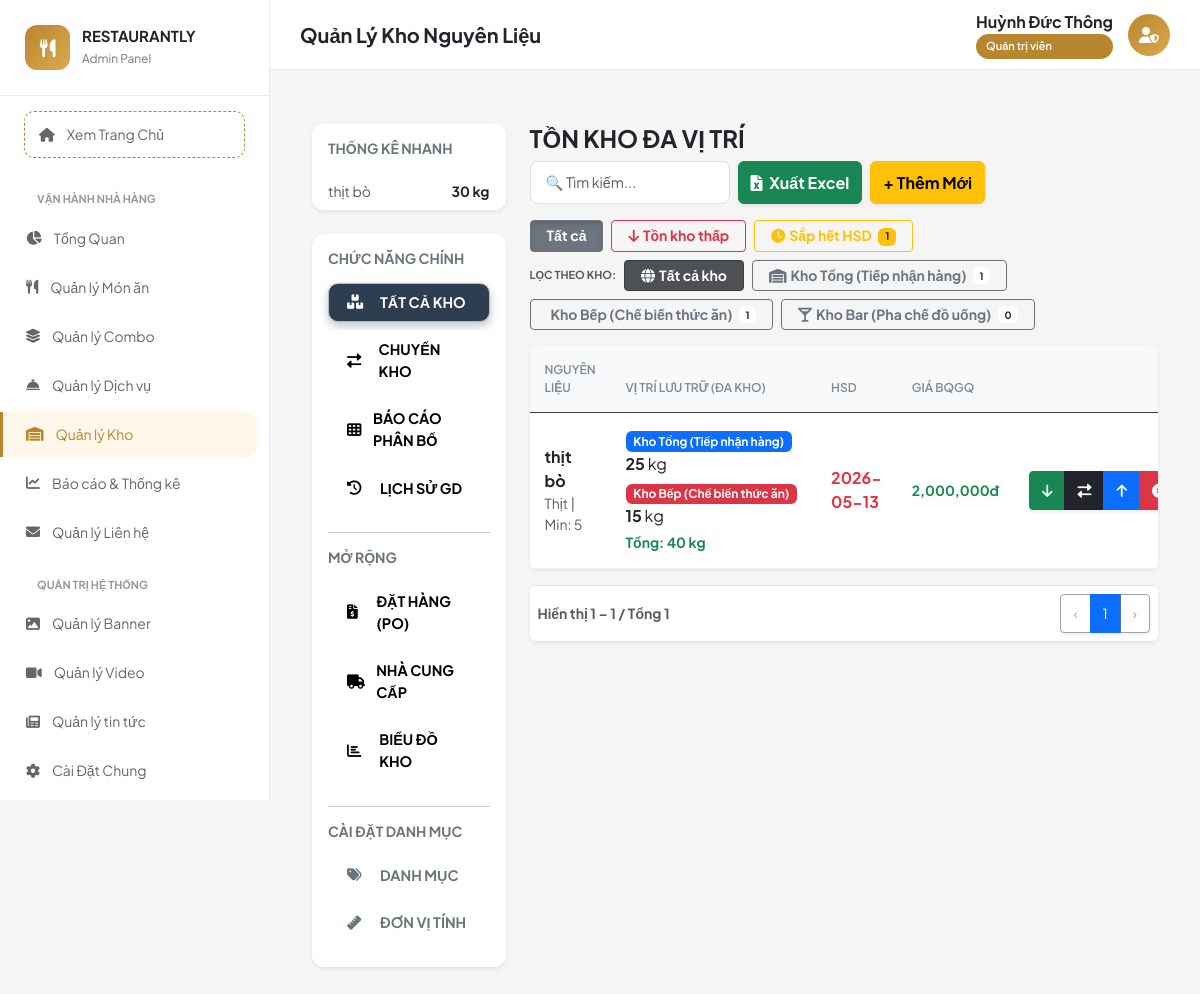
The page /admin/controllers/InventoryController.php (signed in) on the database as committed earlier.
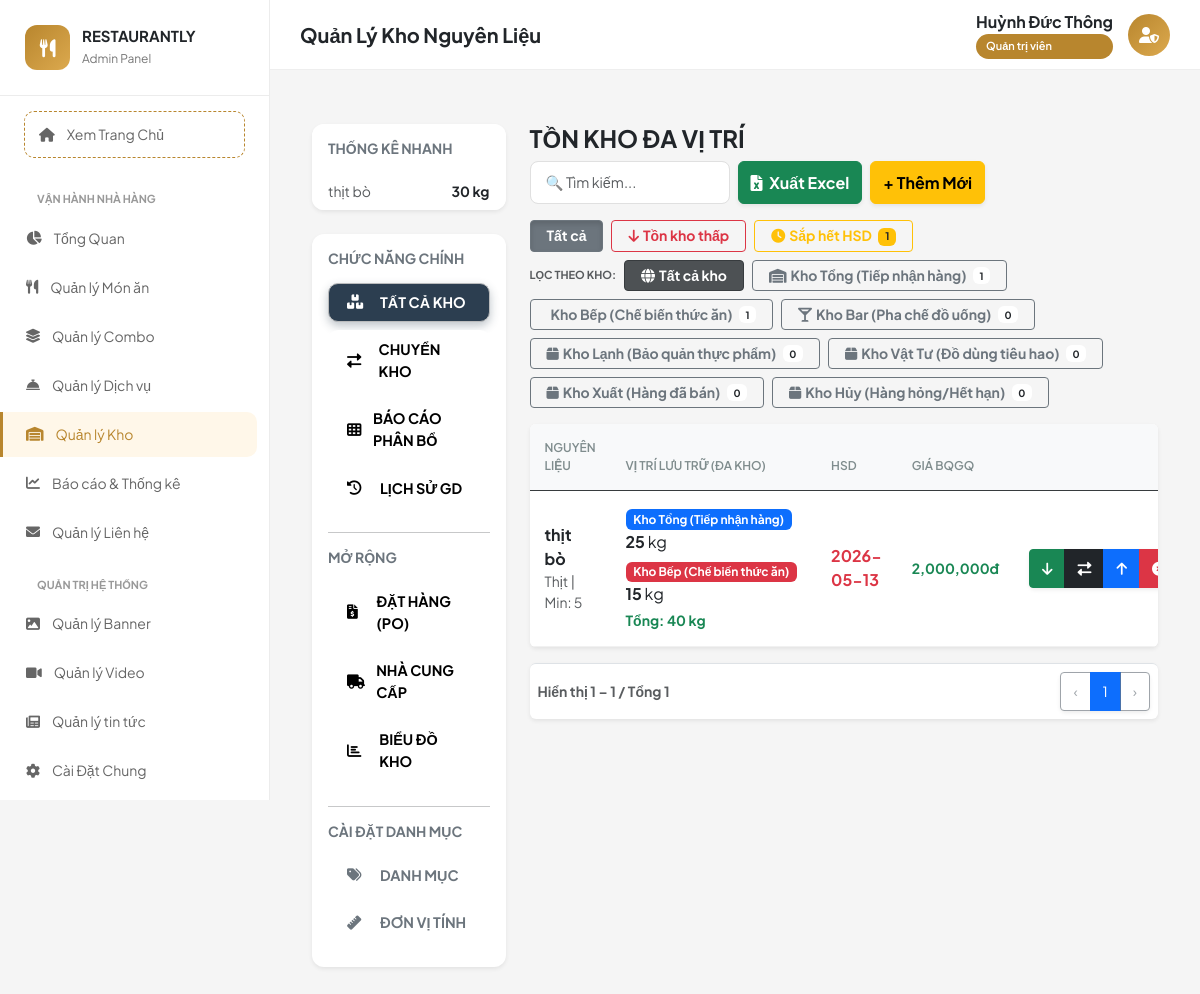
The same page on the database as committed later.
### tables this page shows
CREATE TABLE `warehouses` (
  `id` int(11) NOT NULL,
  `name` varchar(100) NOT NULL,
  `type` enum('main','kitchen','bar') DEFAULT 'main',
  `status` tinyint(1) DEFAULT 1
);

CREATE TABLE `inventory` (
  `id` int(11) NOT NULL,
  `item_name` varchar(255) NOT NULL,
  `category` varchar(100) DEFAULT NULL,
  `unit_name` varchar(50) DEFAULT NULL,
  `cost_price` decimal(15,2) DEFAULT 0.00,
  `supplier_id` int(11) DEFAULT NULL,
  `entry_date` date DEFAULT NULL,
  `expiry_date` date DEFAULT NULL,
  `revenue` decimal(15,2) DEFAULT 0.00,
  `updated_at` timestamp NOT NULL DEFAULT current_timestamp() ON UPDATE current_timestamp(),
  `min_stock` float DEFAULT 0,
  `is_active` tinyint(1) DEFAULT 1,
  `storage_zone` varchar(50) DEFAULT 'Kho khô'
);

### admin/controllers/InventoryController.php (called while the page is built, shortened)
<?php
$db = (new Database())->getConnection();
$warehouses = $db->query("SELECT * FROM warehouses WHERE status = 1")->fetchAll(PDO::FETCH_ASSOC);
$settings_raw = $db->query("SELECT key_name, key_value FROM settings WHERE key_name IN ('inv_expiry_days', 'inv_low_stock')")->fetchAll(PDO::FETCH_KEY_PAIR);
$cfg_expiry_days = (int)($settings_raw['inv_expiry_days'] ?? 7);
$inv_items = $db->query("SELECT i.*, s.name as s_name FROM inventory i LEFT JOIN suppliers s ON i.supplier_id = s.id ORDER BY i.item_name ASC")->fetchAll(PDO::FETCH_ASSOC);
$warn_date = date('Y-m-d', strtotime('+' . $cfg_expiry_days . ' days'));
$inv = $inv_items;
require_once __DIR__ . '/../../admin/views/inventory/inventory_view.php';

### admin/views/inventory/inventory_view.php (the view, shortened to what the rows shown need)
<?php
include '../../public/admin_layout_header.php';
?>
<div class="container-fluid py-4 min-vh-100">
    <div class="row g-4">
        <div class="col-lg-9 tab-content">
            <div class="tab-pane active" id="tab-all">
                <div class="mb-3 d-flex gap-2 flex-wrap align-items-center">
                    <span class="small text-muted fw-bold text-uppercase" style="font-size:11px">Lọc theo kho:</span>
                    <button class="btn btn-sm btn-dark px-3 fw-bold wh-filter-btn active" data-wh="all">
                        <i class="fas fa-globe me-1" style="pointer-events:none"></i>Tất cả kho
                    </button>
                    <?php foreach ($warehouses as $w):
                        $wh_icons  = [
                            'main' => 'fa-warehouse', 'kitchen' => 'fa-fire-burner', 'bar' => 'fa-glass-martini-alt',
                            'cold' => 'fa-snowflake', 'supplies' => 'fa-tools', 'virtual' => 'fa-file-invoice'
                        ];
                        $wh_icon   = $wh_icons[$w['type']  ?? ''] ?? 'fa-box';
                    ?>
                    <button class="btn btn-sm btn-outline-secondary px-3 fw-bold wh-filter-btn"
                            data-wh="<?= $w['id'] ?>"
                            data-wh-type="<?= $w['type'] ?? '' ?>"
                            style="min-width: 120px;">
                        <i class="fas <?= $wh_icon ?> me-1" style="pointer-events:none"></i><?= htmlspecialchars($w['name'] ?: 'Kho ' . $w['id']) ?>
                        <span class="badge bg-white text-dark ms-1" style="font-size:10px;pointer-events:none">
                            <?php
                            $count_in_wh = 0;
                            foreach ($inv as $chk_item) {
                                if (($chk_item['stocks'][$w['id']] ?? 0) > 0) $count_in_wh++;
                            }
                            echo $count_in_wh;
                            ?>
                        </span>
                    </button>
                    <?php endforeach; ?>
                </div>
                <div class="card shadow-sm border-0 overflow-hidden">
                    <table class="table align-middle mb-0 table-hover" id="invTable">
                        <thead class="table-dark">
                            <tr>
                                <th>Nguyên Liệu</th>
                                <th width="250">Vị trí lưu trữ (Đa kho)</th>
                                <th>HSD</th>
                                <th>Giá BQGQ</th>
                                <th class="text-end" width="280">Thao Tác</th>
                            </tr>
                        </thead>
                        <tbody id="invBody">
                            <?php foreach ($inv as $i):
                                $total = $i['total_stock'];
                                $min = (float)($i['min_stock'] ?? 0);
                                $exp = $i['expiry_date'] ?? '';
                                $isLow = ($min > 0 && $total <= $min && $i['is_active'] == 1) ? 1 : 0;
                                $isExpiring = ($exp && $exp <= $warn_date && $i['is_active'] == 1) ? 1 : 0;
                            ?>
                                <?php
                                $wh_with_stock = [];
                                foreach ($warehouses as $wh_chk) {
                                    if (($i['stocks'][$wh_chk['id']] ?? 0) > 0) {
                                        $wh_with_stock[] = $wh_chk['id'];
                                    }
                                }
                                ?>
                                <tr class="inv-row <?= $i['is_active'] == 0 ? 'opacity-50 bg-light' : '' ?>"
                                    data-name="<?= strtolower(htmlspecialchars($i['item_name'])) ?>"
                                    data-low="<?= $isLow ?>"
                                    data-expiry="<?= $isExpiring ?>"
                                    data-wh-stock='<?= json_encode($wh_with_stock) ?>'
                                    data-stocks='<?= json_encode($i['stocks']) ?>'
                                    data-visible="1">
                                    <td>
                                        <strong><?= htmlspecialchars($i['item_name']) ?></strong>
                                        <div class="small text-muted"><?= htmlspecialchars($i['category']) ?> | Min: <?= $min ?></div>
                                    </td>
                                    <td>
                                        <?php
                                        foreach ($warehouses as $w):
                                            $qty = $i['stocks'][$w['id']] ?? 0;
                                            if ($qty > 0): $has_stock = true;
                                                $badge_color = ($w['type'] == 'main') ? 'bg-primary' : (($w['type'] == 'kitchen') ? 'bg-danger' : 'bg-info text-dark');
                                        ?>
                                                <div class="mb-1 wh-badge" data-wh-id="<?= $w['id'] ?>"><span class="badge <?= $badge_color ?> me-1"><?= $w['name'] ?></span> <span class="fw-bold"><?= $qty ?></span> <?= $i['unit_name'] ?></div>
                                        <?php endif;
                                        endforeach; ?>
                                        <div class="mt-1 small text-success fw-bold">Tổng: <?= $total ?> <?= $i['unit_name'] ?></div>
                                    </td>
                                    <td>
                                        <?php if ($exp): ?>
                                            <span class="<?= $isExpiring ? 'text-danger fw-bold' : 'text-muted' ?>"><?= $exp ?></span>
                                            <?php else: ?>—<?php endif; ?>
                                    </td>
                                    <td class="text-success fw-bold small"><?= number_format($i['cost_price']) ?>đ</td>
                                    <td class="text-end">
                                        <div class="btn-group shadow-sm">
                                            <?php if ($i['is_active'] == 1): ?>
                                                <button class="btn btn-sm btn-success" title="Nhập hàng" onclick="openImport(<?= $i['id'] ?>, '<?= addslashes($i['item_name']) ?>', '<?= $i['unit_name'] ?>')"><i class="fas fa-arrow-down"></i></button>
                                                <button class="btn btn-sm btn-dark" title="Chuyển kho" onclick="openTransfer(<?= $i['id'] ?>, '<?= addslashes($i['item_name']) ?>', '<?= $i['unit_name'] ?>')"><i class="fas fa-exchange-alt"></i></button>
                                                <button class="btn btn-sm btn-primary" title="Xuất dùng" onclick="openExport(<?= $i['id'] ?>, '<?= addslashes($i['item_name']) ?>', 'export')"><i class="fas fa-arrow-up"></i></button>
                                                <button class="btn btn-sm btn-danger" title="Hủy (Hư hỏng/Hết hạn)" onclick="openExport(<?= $i['id'] ?>, '<?= addslashes($i['item_name']) ?>', 'loss')"><i class="fas fa-times-circle"></i></button>
                                            <?php else: ?>
                                                <a href="InventoryController.php?toggle_id=<?= $i['id'] ?>" class="btn btn-sm btn-info text-white" title="Mở lại sử dụng"><i class="fas fa-eye"></i></a>
                                            <?php endif; ?>
                                        </div>
                                    </td>
                                </tr>
                            <?php endforeach; ?>
                        </tbody>
                    </table>
                </div>
            </div>
        </div>
    </div>
</div>

Rows that differ between the two databases and show on the page:
added warehouses: name "Kho Lạnh (Bảo quản thực phẩm)", count_in_wh "0", shown under "TỒN KHO ĐA VỊ TRÍ"
added warehouses: name "Kho Vật Tư (Đồ dùng tiêu hao)", count_in_wh "0", shown under "TỒN KHO ĐA VỊ TRÍ"
added warehouses: name "Kho Xuất (Hàng đã bán)", count_in_wh "0", shown under "TỒN KHO ĐA VỊ TRÍ"
added warehouses: name "Kho Hủy (Hàng hỏng/Hết hạn)", count_in_wh "0", shown under "TỒN KHO ĐA VỊ TRÍ"
